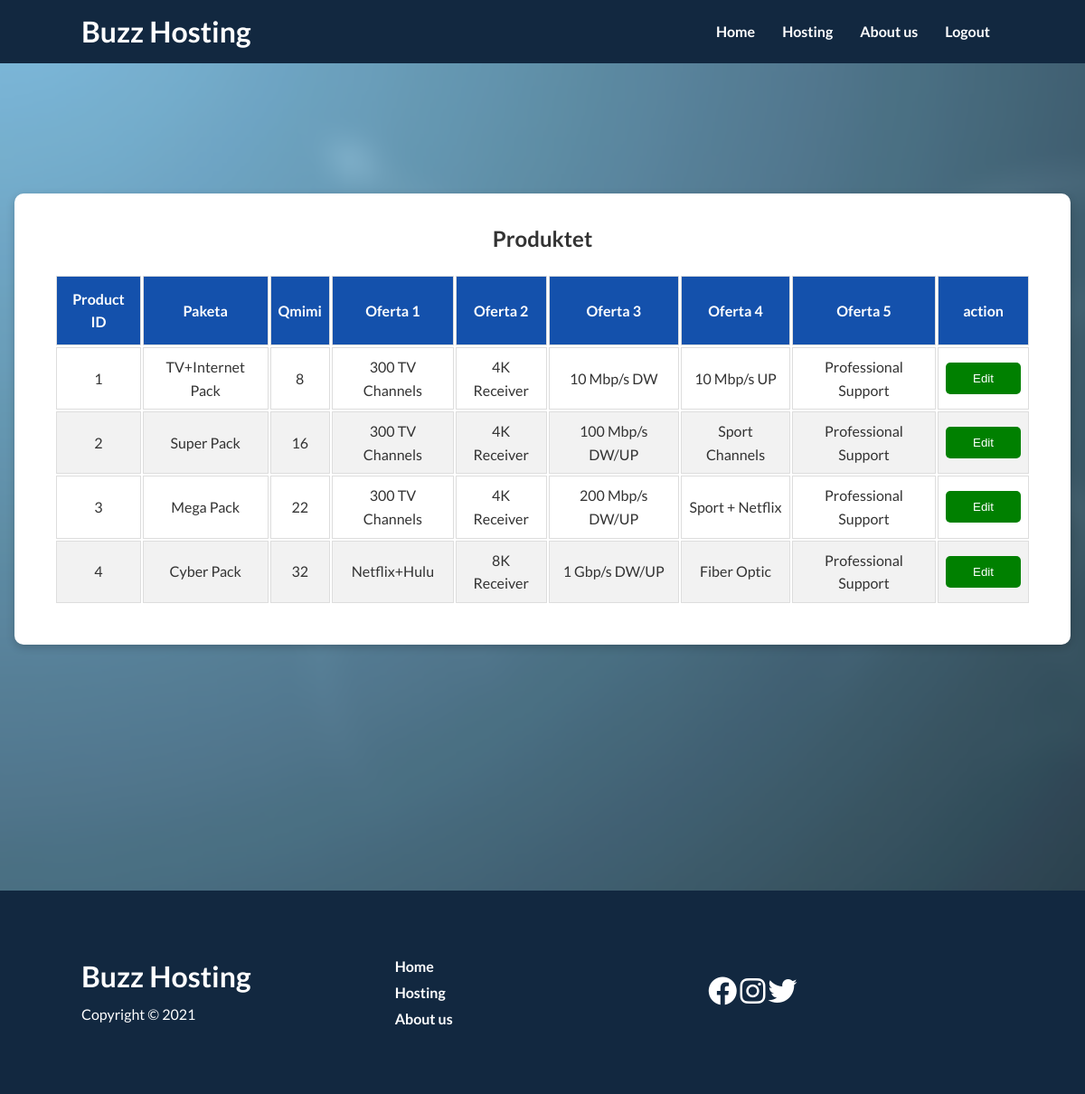
Page /adminpanelproducts.php (signed in) on the committed database.
### tables this page shows
CREATE TABLE `produktet` (
  `id` int(12) NOT NULL,
  `oferta` varchar(255) NOT NULL,
  `qmimi` varchar(255) NOT NULL,
  `kanalet` varchar(255) NOT NULL,
  `reseiver` varchar(255) NOT NULL,
  `download` varchar(255) NOT NULL,
  `upload` varchar(255) NOT NULL,
  `support` varchar(255) NOT NULL
);

### adminpanelproducts.php (the view, shortened to what this page needs)
<?php
include('./include/server.php');
?>
<!DOCTYPE html>
<html lang="en">
<head>
    <link rel="stylesheet" href="https://cdnjs.cloudflare.com/ajax/libs/font-awesome/6.0.0-beta3/css/all.min.css" />
    <link rel="stylesheet" href="css/style.css">
    <link rel="stylesheet" href="css/utilities.css">
</head>
<body style="background-image: url('./images/apanel.png');">
    <?php include('./include/header.php')  ?>
    <div class="jobap py-5 my-5">
        <div class="card panel m-1 text-center ">
            <center class="my-1">
                <h2>Produktet </h2>
            </center>
            <table class="m-2 customers">
                <thead>
                    <th>Product ID</th>
                    <th>Paketa</th>
                    <th>Qmimi</th>
                    <th>Oferta 1</th>
                    <th>Oferta 2</th>
                    <th>Oferta 3</th>
                    <th>Oferta 4</th>
                    <th>Oferta 5</th>
                    <th>action</th>
                </thead>
                <tbody>
                    <?php $reg_products = mysqli_query($db, "SELECT * FROM `produktet`") or die('query failed');
                    if (mysqli_num_rows($reg_products) > 0) {
                        while ($fetch_products = mysqli_fetch_assoc($reg_products)) { ?>
                            <tr>
                                <td><?php echo $fetch_products['id']; ?></td>
                                <td><?php echo $fetch_products['oferta']; ?></td>
                                <td><?php echo $fetch_products['qmimi']; ?></td>
                                <td><?php echo $fetch_products['kanalet']; ?></td>
                                <td><?php echo $fetch_products['reseiver']; ?></td>
                                <td><?php echo $fetch_products['download']; ?></td>
                                <td><?php echo $fetch_products['upload']; ?></td>
                                <td><?php echo $fetch_products['support']; ?></td>
                                <td>
                                    <form method="post" action="adminpanelproducts.php">
                                        <input type="submit" class="btn btn-danger" value="Edit" name="edit_product" class="text-light">
                                    </form>
                                </td>
                            </tr>
                    <?php }
                    } ?>
                </tbody>
            </table>
        </div>
    </div>
    <div class="py-5"></div>
    <?php include('include/footer.php')  ?>
</body>
</html>

### include/header.php
<div id="nav1" class="navbar">
      <div class="container flex">
          <h1 class="logo">Buzz Hosting</h1>
          <nav>
              <ul>
                  <li><a href="index.php">Home</a></li>
                  <li><a href="features.php">Hosting</a></li>
                  <li><a href="aboutus.php">About us</a></li>
                  <?php if( isset($_SESSION['user']) || isset($_SESSION['admin']))
                  {
                  ?>
                    <li><a href="index.php?logout='1'">Logout</a></li>
                  <?php }else{ ?>
                      <li><a href="login.php">Login</a></li>
                  <?php } ?>
              </ul>
          </nav>
      </div>
  </div>

### include/footer.php
<footer id="footer" class="bg-dark py-5 mx-5">
    <div class="container grid grid-3">
        <div>
            <h1>Buzz Hosting</h1>
            <p>Copyright &copy; 2021</p>
        </div>
        <nav>
            <ul>
                <li><a href="index.php">Home</a></li>
                <li><a href="features.php">Hosting</a></li>
                <li><a href="aboutus.php">About us</a></li>
            </ul>
        </nav>
        <div class="social">
            <a href="javascript:void(0);"><i class="fab fa-facebook fa-2x"></i></a>
            <a href="javascript:void(0);"><i class="fab fa-instagram fa-2x"></i></a>
            <a href="javascript:void(0);"><i class="fab fa-twitter fa-2x"></i></a>
        </div>
    </div>
</footer>

### css/style.css (style rules this page uses)
:root { --primary-color: rgb(18,40,64); --othercolor: rgb(231,90,47); --secondary-color: #1c3fa8; --dark-color: #002240; --light-color: #f4f4f4; }
* { box-sizing: border-box; padding: 0; margin: 0; }
body { font-family: 'Lato', sans-serif; color: #333; line-height: 1.6; }
ul { list-style-type: none; }
a { text-decoration: none; color:#333; }
h1, h2, li { font-weight: 600; line-height: 1.2; margin: 10px 0; }
p { margin: 10px 0; }
.navbar { background-color: var(--primary-color); color: #fff; height: 70px; }
.navbar .flex { justify-content: space-between; }
.navbar ul { display: flex; }
.navbar a { color: #fff; padding: 10px; margin: 0 5px; }
.panel th { position: relative; padding: 5px; }
#footer { position: relative; bottom: 0; }
.jobap { position: relative; display: flex; justify-content: center; }
.customers td, .customers th { border: 1px solid #ddd; padding: 8px; }
.customers tr:nth-child(even) { background-color: #f2f2f2; }
.customers th { padding-top: 12px; padding-bottom: 12px; text-align: left; background-color: #1451ac; color: white; }
.customers th { text-align: center; }

### css/utilities.css (style rules this page uses)
.container { max-width: 1100px; margin: 0 auto; overflow: auto; padding: 0 40px; }
.card { background-color: #fff; color: #333; border-radius: 10px; box-shadow: 0 3px 10px rgba(0,0,0, 0.2); padding: 20px; margin: 10px; }
.btn { display: inline-block; padding: 10px 30px; cursor: pointer; background-color: green; color: #fff; border: none; border-radius: 5px; }
.bg-dark, .btn-dark { background-color: var(--primary-color); color: #fff; }
.bg-primary a, .btn-primary a, .bg-dark a, .btn-dark a { color: #fff; }
.text-center { text-align: center; }
.flex { display: flex; justify-content: center; align-items: center; height: 100%; }
.grid { display: grid; grid-template-columns: repeat(2, 1fr); gap: 20px; justify-content: center; align-items: center; height: 100%; }
.grid-3 { grid-template-columns: repeat(3, 1fr); }
.my-1 { margin: 1rem 0; }
.my-5 { margin: 4rem 0; }
.m-1 { margin: 1rem; }
.m-2 { margin: 1.5rem; }
.py-5 { padding: 4rem 0; }

### rows in the picture
produktet: id "1", oferta "TV+Internet Pack", qmimi "8", kanalet "300 TV Channels", reseiver "4K Receiver", download "10 Mbp/s DW", upload "10 Mbp/s UP", support "Professional Support"
produktet: id "2", oferta "Super Pack", qmimi "16", kanalet "300 TV Channels", reseiver "4K Receiver", download "100 Mbp/s DW/UP", upload "Sport Channels", support "Professional Support"
produktet: id "3", oferta "Mega Pack", qmimi "22", kanalet "300 TV Channels", reseiver "4K Receiver", download "200 Mbp/s DW/UP", upload "Sport + Netflix", support "Professional Support"
produktet: id "4", oferta "Cyber Pack", qmimi "32", kanalet "Netflix+Hulu", reseiver "8K Receiver", download "1 Gbp/s DW/UP", upload "Fiber Optic", support "Professional Support"
